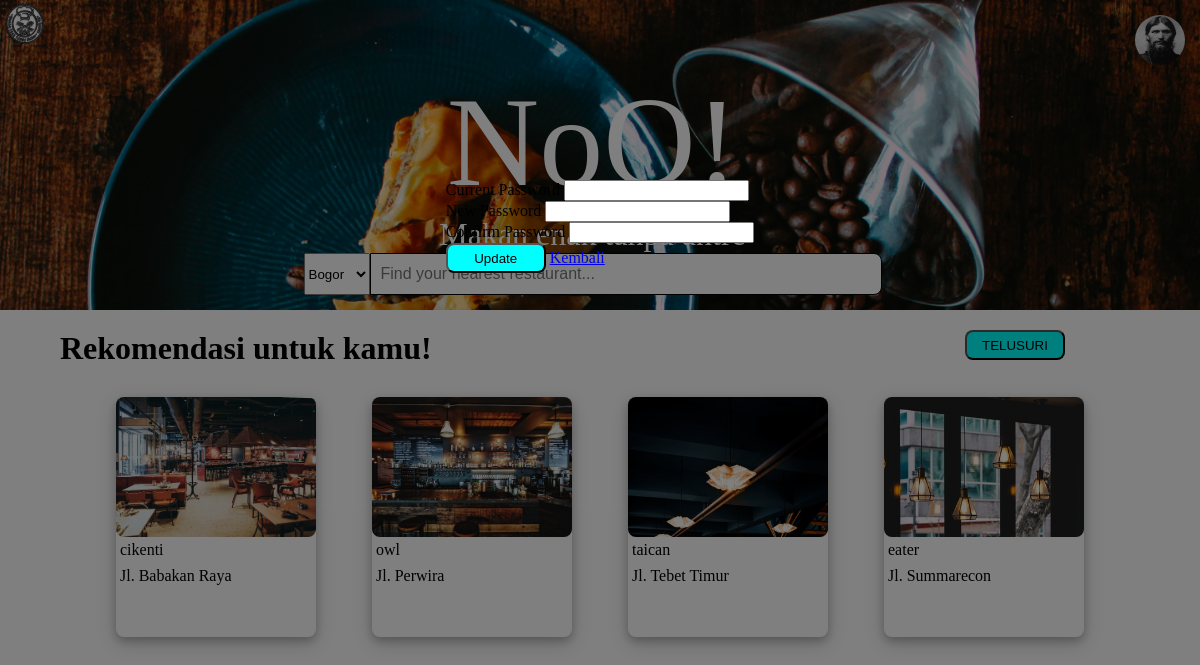
The page /pass_edit.php (signed in) on the database its author committed.
### tables this page shows
CREATE TABLE `users` (
  `id` int(11) NOT NULL,
  `nama` varchar(64) NOT NULL,
  `username` varchar(64) NOT NULL,
  `email` varchar(64) NOT NULL,
  `password` varchar(64) NOT NULL,
  `no_hp` varchar(15) NOT NULL,
  `user_image` varchar(255) NOT NULL
);

CREATE TABLE `restoran` (
  `resto_id` int(11) NOT NULL,
  `resto_name` varchar(24) NOT NULL,
  `resto_address` varchar(64) NOT NULL,
  `resto_number` varchar(20) NOT NULL,
  `resto_image` varchar(255) NOT NULL,
  `resto_open` varchar(24) NOT NULL,
  `resto_rating` int(11) NOT NULL,
  `loc_id` int(11) NOT NULL
);

### pass_edit.php (the view, shortened to what this page needs)
<!DOCTYPE html>
<html lang="en">
  <head>
    <link rel="stylesheet" href="style.css" />
  </head>
  <body>
  <header class="header" style="background-image: url(./admin/images/cover-resto.jpeg)">
    <?php
              $db = mysqli_connect('localhost','root', 'subhan2122', 'noq');
              $user=$_SESSION['username'];
              $query = mysqli_query($db, "select user_image from users where username='$user'");
              while($users = mysqli_fetch_array($query))
              {?>
                <?php $usr_img = "user_images/".$users['user_image'];?>
                <div class="image-avatar">
                    <a href="./profile.php">
                     <img src= <?php echo $usr_img;?> alt='image-avatar' />
                    </a>
        <?php }?>
      <a href="./index.php">
        <img
          style="position: absolute; top: 0px; left: 0px"
          src="./admin/images/logo.png"
          alt="logo"
      /></a>
      <div class="center">
        <span class="judul">NoQ!</span>
        <br />
        <span class="motto">Makan enak tanpa antre</span>
      </div>
      <div class="search-location">
        <select name="location" id="location">
          <option value="bogor">Bogor</option>
        </select>
        <div class="search-bar">
          <input
            class="text"
            type="text"
            placeholder="Find your nearest restaurant..."
          />
        </div>
      </div>
    </header>
    <div class="content">
      <div class="recommendation-container">
        <h3>Rekomendasi untuk kamu!</h3>
        <button>TELUSURI</button>
      </div>
      <div class="cards">
      <?php
              $db = mysqli_connect('localhost','root', 'subhan2122', 'noq');
                $query = mysqli_query($db, "select * from restoran");
                while($resto = mysqli_fetch_array($query))
                {?>
                 <?php $res_img = "admin/images/".$resto['resto_image'];?>
                  <div class="card">
                    <span
                      class="card-image"
                      style="background-image: url('<?php echo $res_img;?>');"
                    ></span>
                    <div class="card-content">
                      <span class="nama-resto"><?php echo $resto['resto_name'];?></span>
                      <span class="alamat"><?php echo $resto['resto_address'];?></span>
                    </div>
                  </div>
               <?php }?>
      </div>
    </div>
    <div class="modal-bg">
    	<div class="modal" style="height: 55%">
			<form method="post" action="pass_edit.php" class="form" enctype="multipart/form-data">
                    <div class="input-group">
                        <label>Current Password</label>
                        <input type="password" name="current_password">
                    </div>
                    <div class="input-group">
                        <label>New Password</label>
                        <input type="password" name="new_password">
                    </div>
                    <div class="input-group">
                        <label>Confirm Password</label>
                        <input type="password" name="new_password_1">
                    </div>
				<div class="input-group">
					<button type="submit" class="btn" name="pass_edit">Update</button>
          <a href="./profile.php">Kembali</a>
				</div>
			</form>
		</div>
	</div>
  </body>
</html>

### style.css (style rules this page uses)
body { margin: 0; height: 100%; }
p, h1, h2, h3, h4, h5, h6 { margin: 0px; }
.header { background-image: url("./images/cover-resto.jpeg"); background-size: cover; height: 300px; padding-top: 10px; }
.image-avatar { text-align: right; padding-top: 5px; padding-right: 15px; }
.image-avatar img { height: 50px; width: 50px; border-radius: 50%; }
.center { text-align: center; }
.center > span { color: white; }
.judul { font-size: 8rem; }
.motto { font-size: 2rem; }
.search-location { display: flex; flex-direction: row; justify-content: center; }
.search-bar { height: 40px; width: 500px; border-radius: 0px 8px 8px 0px; background: #fff; padding-left: 10px; border: 1px solid; }
.text { border: none; background: none; outline: none; float: left; padding: 0; font-size: 16px; line-height: 40px; width: 500px; }
.content { padding-top: 20px; padding-left: 60px; padding-right: 60px; }
.recommendation-container { display: flex; flex-direction: row; justify-content: space-between; padding-right: 75px; }
h3 { margin: 0px; font-size: 2rem; }
button { height: 30px; width: 100px; background-color: aqua; border-radius: 8px; }
.cards { display: flex; flex-direction: row; justify-content: space-evenly; margin-top: 30px; }
.card { display: flex; flex-direction: column; width: 200px; height: 240px; background-color: blue; border-radius: 8px; background-color: #ffff; box-shadow: 0 4px 8px 0 rgba(0, 0, 0, 0.2), 0 6px 20px 0 rgba(0, 0, 0, 0.19); }
.card-image { border-radius: 8px; background-size: cover; width: 200px; height: 140px; }
.card-content { height: 100px; display: flex; flex-direction: column; }
.nama-resto, .alamat, .rate { margin: 4px; }
.modal-bg { position: fixed; width: 100%; height: 100%; top: 0; left: 0; background-color: rgba(0, 0, 0, 0.5); display: flex; justify-content: center; align-items: center; }
.form { display: flex; flex-direction: column; }

### rows shown on the page
users: user_image (picture)
restoran: resto_image (picture), resto_name "cikenti", resto_address "Jl. Babakan Raya"
restoran: resto_image (picture), resto_name "owl", resto_address "Jl. Perwira"
restoran: resto_image (picture), resto_name "taican", resto_address "Jl. Tebet Timur"
restoran: resto_image (picture), resto_name "eater", resto_address "Jl. Summarecon"
